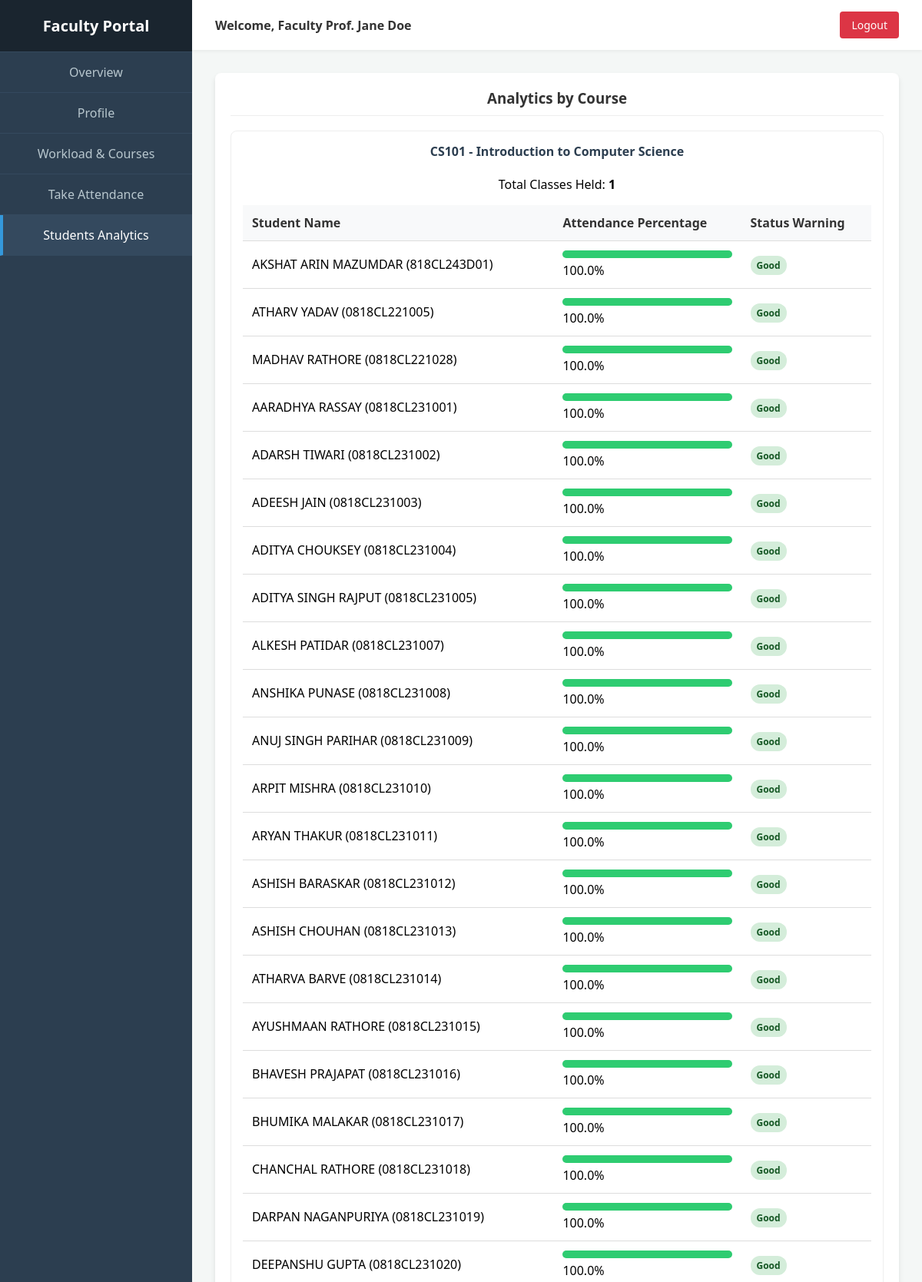
/faculty/dashboard/analytics/ (signed in, upper part), run on the app's committed database.
### backend/faculty/models.py (models this page shows, shortened)
class FacultyProfile(models.Model):
    user = models.OneToOneField(User, on_delete=models.CASCADE, related_name='faculty_module_profile')
    department = models.ForeignKey(Department, on_delete=models.SET_NULL, null=True, related_name='faculties')
    designation = models.CharField(max_length=100, default="Assistant Professor")
    contact_number = models.CharField(max_length=20, null=True, blank=True)
    address = models.TextField(null=True, blank=True)
    date_joined = models.DateField(auto_now_add=True)

### authentication/models.py (models this page shows, shortened)
class User(models.Model):
    ROLE_CHOICES = [
        ('student','Student'),
        ('faculty','Faculty'),
        ('admin','Admin')
    ]
    name = models.CharField(max_length=100)
    email = models.EmailField(unique=True)
    role = models.CharField(max_length=10, choices=ROLE_CHOICES)
    password = models.CharField(max_length=100, default="ADMIN")

### backend/student/models.py (models this page shows, shortened)
class Course(models.Model):
    name = models.CharField(max_length=200)
    code = models.CharField(max_length=50, unique=True)
    description = models.TextField(null=True, blank=True)
    credits = models.IntegerField(default=3)

class StudentProfile(models.Model):
    user = models.OneToOneField(User, on_delete=models.CASCADE, related_name='student_profile')
    enrollment_number = models.CharField(max_length=50, unique=True)
    batch_year = models.IntegerField()
    contact_number = models.CharField(max_length=20, null=True, blank=True)
    address = models.TextField(null=True, blank=True)
    date_of_birth = models.DateField(null=True, blank=True)

### backend/faculty/views.py (the view)
# urls.py: path('dashboard/analytics/', views.faculty_analytics, name='faculty_analytics'),
def faculty_analytics(request):
    profile = get_faculty_profile(request)
    assignments = FacultyCourseAssignment.objects.filter(faculty=profile)
    course_ids = assignments.values_list('course_id', flat=True)
    analytics_data = []
    for assignment in assignments:
        course = assignment.course
        total_classes = Attendance.objects.filter(course=course).values('date', 'lecture_number').distinct().count()
        enrollments = Enrollment.objects.filter(course=course)
        student_stats = []
        for en in enrollments:
            student = en.student
            present = Attendance.objects.filter(student=student, course=course, status='Present').count()
            attendance_percent = (present / total_classes * 100) if total_classes > 0 else 0
            student_stats.append({
                'student': student,
                'attendance_percent': attendance_percent
            })
        analytics_data.append({
            'course': course,
            'total_classes': total_classes,
            'student_stats': student_stats
        })
    context = {
        'profile': profile,
        'analytics_data': analytics_data
    }
    return render(request, "dashboards/faculty/analytics.html", context)

### backend/faculty/views.py (called while the page is built)
def get_faculty_profile(request):
    faculty_email = request.session.get('faculty_email')
    if faculty_email:
        return FacultyProfile.objects.filter(user__email=faculty_email).first()
    return FacultyProfile.objects.first() # Fallback for demo

### templates/dashboards/faculty/analytics.html (shortened to what this page needs)
{% extends "dashboards/faculty/base.html" %}
{% block content %}
<div class="card">
    <h3>Analytics by Course</h3>
    {% if analytics_data %}
    {% for data in analytics_data %}
    <div style="margin-bottom: 30px; border: 1px solid #eee; padding: 15px; border-radius: 8px;">
        <h4 style="margin-top: 0; color: #2c3e50;">{{ data.course.code }} - {{ data.course.name }}</h4>
        <p>Total Classes Held: <strong>{{ data.total_classes }}</strong></p>
        {% if data.student_stats %}
        <table>
            <thead>
                <tr>
                    <th>Student Name</th>
                    <th>Attendance Percentage</th>
                    <th>Status Warning</th>
                </tr>
            </thead>
            <tbody>
                {% for stat in data.student_stats %}
                <tr>
                    <td>{{ stat.student.user.name }} ({{ stat.student.enrollment_number }})</td>
                    <td>
                        <div
                            style="background-color: #eee; border-radius: 10px; height: 10px; width: 100%; margin-bottom: 5px;">
                            {% if stat.attendance_percent >= 75 %}
                            <div
                                style="background-color: #2ecc71; height: 100%; border-radius: 10px; width: {{ stat.attendance_percent }}%;">
                            </div>
                            {% elif stat.attendance_percent >= 60 %}
                            <div
                                style="background-color: #f39c12; height: 100%; border-radius: 10px; width: {{ stat.attendance_percent }}%;">
                            </div>
                            {% else %}
                            <div
                                style="background-color: #e74c3c; height: 100%; border-radius: 10px; width: {{ stat.attendance_percent }}%;">
                            </div>
                            {% endif %}
                        </div>
                        <span>{{ stat.attendance_percent|floatformat:1 }}%</span>
                    </td>
                    <td>
                        {% if stat.attendance_percent < 75 %} <span class="status-badge"
                            style="background-color: #f8d7da; color: #721c24;">Low Attendance</span>
                            {% else %}
                            <span class="status-badge" style="background-color: #d4edda; color: #155724;">Good</span>
                            {% endif %}
                    </td>
                </tr>
                {% endfor %}
            </tbody>
        </table>
        {% else %}
        <p>No student data available.</p>
        {% endif %}
    </div>
    {% endfor %}
    {% else %}
    <p>No analytics data available across courses.</p>
    {% endif %}
</div>
{% endblock %}

### templates/dashboards/faculty/base.html (shortened to what this page needs)
<!DOCTYPE html>
<html lang="en">
<head>
    <link rel="stylesheet" href="/static/css/style.css">
</head>
<body>
    <div class="sidebar">
        <div class="sidebar-header">
            <h2>Faculty Portal</h2>
        </div>
        <div class="nav-links">
            <a href="/faculty/dashboard/" class="nav-item {% if request.path == '/faculty/dashboard/' %}active{% endif %}">Overview</a>
            <a href="/faculty/dashboard/profile/" class="nav-item {% if '/profile/' in request.path %}active{% endif %}">Profile</a>
            <a href="/faculty/dashboard/courses/" class="nav-item {% if '/courses/' in request.path %}active{% endif %}">Workload & Courses</a>
            <a href="/faculty/dashboard/attendance/" class="nav-item {% if '/attendance/' in request.path %}active{% endif %}">Take Attendance</a>
            <a href="/faculty/dashboard/analytics/" class="nav-item {% if '/analytics/' in request.path %}active{% endif %}">Students Analytics</a>
        </div>
    </div>
    <div class="main-content">
        <div class="topbar">
            <div class="user-info">
                Welcome, Faculty {{ profile.user.name|default:"" }}
            </div>
            <a href="/auth/" class="btn-logout">Logout</a>
        </div>
        <div class="content-area">
            {% block content %}{% endblock %}
        </div>
    </div>
</body>
</html>

### static/css/style.css (style rules this page uses)
body { font-family: Arial; background:#f4f7fb; text-align:center; }

### templates/dashboards/faculty/base.html (style rules this page uses)
body { margin: 0; padding: 0; font-family: 'Segoe UI', Tahoma, Geneva, Verdana, sans-serif; background-color: #f4f7f6; display: flex; min-height: 100vh; }
.sidebar { width: 250px; background-color: #2c3e50; color: white; display: flex; flex-direction: column; }
.sidebar-header { padding: 20px; text-align: center; background-color: #1a252f; border-bottom: 1px solid #34495e; }
.sidebar-header h2 { margin: 0; font-size: 20px; }
.nav-links { list-style: none; padding: 0; margin: 0; display: flex; flex-direction: column; flex-grow: 1; }
.nav-item { padding: 15px 20px; border-bottom: 1px solid #34495e; text-decoration: none; color: #b8c7ce; transition: 0.3s; display: block; }
.nav-item:hover, .nav-item.active { background-color: #34495e; color: white; border-left: 4px solid #3498db; padding-left: 16px; }
.main-content { flex-grow: 1; display: flex; flex-direction: column; }
.topbar { background-color: #fff; padding: 15px 30px; display: flex; justify-content: space-between; align-items: center; box-shadow: 0 2px 4px rgba(0,0,0,0.05); }
.user-info { font-weight: bold; color: #333; }
.btn-logout { background: #dc3545; color: white; border: none; padding: 8px 15px; border-radius: 4px; cursor: pointer; text-decoration: none; font-size: 14px; }
.content-area { padding: 30px; overflow-y: auto; }
.card { background: #fff; border-radius: 8px; box-shadow: 0 4px 6px rgba(0,0,0,0.1); padding: 20px; margin-bottom: 20px; }
.card h3 { margin-top: 0; color: #333; border-bottom: 1px solid #eee; padding-bottom: 10px; }
table { width: 100%; border-collapse: collapse; margin-top: 10px; }
table th, table td { padding: 12px; text-align: left; border-bottom: 1px solid #ddd; }
table th { background-color: #f8f9fa; color: #333; }
.status-badge { padding: 4px 8px; border-radius: 12px; font-size: 12px; font-weight: bold; }

### data on the page
FacultyProfile: user.name "Prof. Jane Doe"
Course: course.code "CS101", course.name "Introduction to Computer Science", total_classes "1"
StudentProfile: student.user.name "AKSHAT ARIN MAZUMDAR", student.enrollment_number "818CL243D01", attendance_percent "100.0"
StudentProfile: student.user.name "ATHARV YADAV", student.enrollment_number "0818CL221005", attendance_percent "100.0"
StudentProfile: student.user.name "MADHAV RATHORE", student.enrollment_number "0818CL221028", attendance_percent "100.0"
StudentProfile: student.user.name "AARADHYA RASSAY", student.enrollment_number "0818CL231001", attendance_percent "100.0"
StudentProfile: student.user.name "ADARSH TIWARI", student.enrollment_number "0818CL231002", attendance_percent "100.0"
StudentProfile: student.user.name "ADEESH JAIN", student.enrollment_number "0818CL231003", attendance_percent "100.0"
StudentProfile: student.user.name "ADITYA CHOUKSEY", student.enrollment_number "0818CL231004", attendance_percent "100.0"
StudentProfile: student.user.name "ADITYA SINGH RAJPUT", student.enrollment_number "0818CL231005", attendance_percent "100.0"
StudentProfile: student.user.name "ALKESH PATIDAR", student.enrollment_number "0818CL231007", attendance_percent "100.0"
StudentProfile: student.user.name "ANSHIKA PUNASE", student.enrollment_number "0818CL231008", attendance_percent "100.0"
StudentProfile: student.user.name "ANUJ SINGH PARIHAR", student.enrollment_number "0818CL231009", attendance_percent "100.0"
StudentProfile: student.user.name "ARPIT MISHRA", student.enrollment_number "0818CL231010", attendance_percent "100.0"
StudentProfile: student.user.name "ARYAN THAKUR", student.enrollment_number "0818CL231011", attendance_percent "100.0"
StudentProfile: student.user.name "ASHISH BARASKAR", student.enrollment_number "0818CL231012", attendance_percent "100.0"
StudentProfile: student.user.name "ASHISH CHOUHAN", student.enrollment_number "0818CL231013", attendance_percent "100.0"
StudentProfile: student.user.name "ATHARVA BARVE", student.enrollment_number "0818CL231014", attendance_percent "100.0"
StudentProfile: student.user.name "AYUSHMAAN RATHORE", student.enrollment_number "0818CL231015", attendance_percent "100.0"
StudentProfile: student.user.name "BHAVESH PRAJAPAT", student.enrollment_number "0818CL231016", attendance_percent "100.0"
StudentProfile: student.user.name "BHUMIKA MALAKAR", student.enrollment_number "0818CL231017", attendance_percent "100.0"
StudentProfile: student.user.name "CHANCHAL RATHORE", student.enrollment_number "0818CL231018", attendance_percent "100.0"
StudentProfile: student.user.name "DARPAN NAGANPURIYA", student.enrollment_number "0818CL231019", attendance_percent "100.0"
StudentProfile: student.user.name "DEEPANSHU GUPTA", student.enrollment_number "0818CL231020", attendance_percent "100.0"
